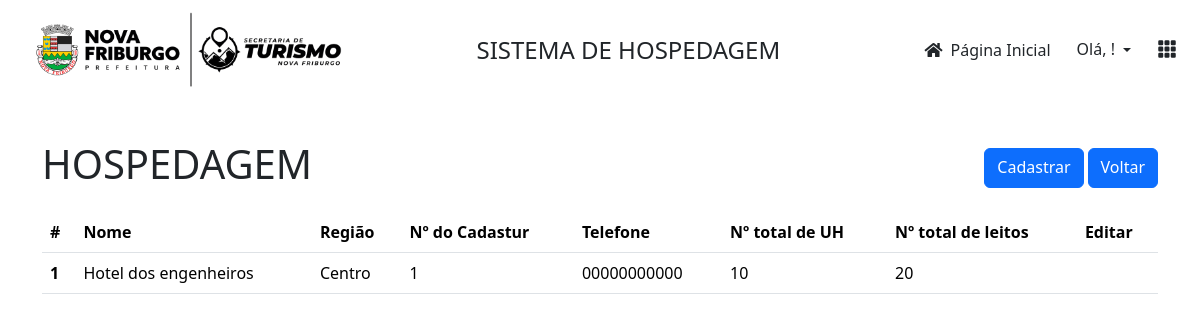
The page /hospedagem/listar on the database its author committed.
### ocupacao/models.py (models this page shows, shortened)
class Hospedagem(models.Model):
    regiao=models.ForeignKey(Regiao, on_delete=models.CASCADE, verbose_name='Região')
    nome=models.CharField(max_length=150)
    n_cadastur=models.IntegerField('Nº do Cadastur')
    telefone=models.CharField(max_length=11)
    n_total_uh=models.IntegerField('Nº total de UH')
    n_total_leitos=models.IntegerField('Nº total de Leitos')
    user = models.ForeignKey(User, on_delete=models.CASCADE)
    dt_inclusao = models.DateTimeField(auto_now_add=True, verbose_name='Dt. Inclusão')
    class Meta:
        ordering = ['regiao', 'nome']

class Regiao(models.Model):
    nome=models.CharField(max_length=150)
    user = models.ForeignKey(User, on_delete=models.CASCADE)
    dt_inclusao = models.DateTimeField(auto_now_add=True, verbose_name='Dt. Inclusão')
    class Meta:
        ordering = ['nome']

### ocupacao/views.py (the view)
# urls.py: path('hospedagem/listar', views.listarHospedagem, name='listagem_hospedagem'),
def listarHospedagem(request):
    context={
        'listar': Hospedagem.objects.all().order_by('id')
    }
    return render(request, 'listarHospedagem.html', context)

### ocupacao/templates/listarHospedagem.html
{% extends "template.html" %}
{% load static %}
{% block main %}
    <div class="container">
      <div class="row">
        <div class="col d-flex flex-column">
            <div class="row">
              <div class="col pt-4 pb-3 mt-3">
                <h1>HOSPEDAGEM</h1>
              </div>
              <div class="col d-flex pt-5 pb-4  justify-content-end">
                <a href="{% url 'hospedagem'%}" class="btn btn-primary me-1">Cadastrar</a>
                <a href="/" class="btn btn-primary">Voltar</a>
              </div>
            </div>
            <div class="row">
                <div class="col">
                    <table class="table table-hover">
                        <thead>
                          <tr>
                            <th scope="col">#</th>
                            <th scope="col">Nome</th>
                            <th scope="col">Região</th>
                            <th scope="col">Nº do Cadastur</th>
                            <th scope="col">Telefone</th>
                            <th scope="col">Nº total de UH</th>
                            <th scope="col">Nº total de leitos</th>
                            <th scope="col text-center">Editar</th>
                          </tr>
                        </thead>
                        <tbody>
                        {% for l in listar %}
                          <tr>
                            <th scope="row">{{l.id}}</th>
                            <td>{{l.nome}}</td>
                            <td>{{l.regiao.nome}}</td>
                            <td>
                              {{l.n_cadastur}}
                            </td>
                            <td>{{l.telefone}}</td>
                            <td>{{l.n_total_uh}}</td>
                            <td>{{l.n_total_leitos}}</td>
                            <td class="text-center"><a class="mx-auto" href="{% url 'editar_hospedagem' l.id %}"><i class="far fa-cog m-auto"></i></a></td>
                          </tr>
                        {% endfor %}
                        </tbody>
                      </table>
                </div>
            </div>
        </div>
      </div>
    </div>
{% endblock %}

### ocupacao/static/css/template.css (style rules this page uses)
html, body { height: 100vh; width: 100vw; }
.container-fluid { display: flex; flex-direction: column; }

### rows shown on the page
Hospedagem: id "1", nome "Hotel dos engenheiros", regiao.nome "Centro", n_cadastur "1", telefone "00000000000", n_total_uh "10", n_total_leitos "20"
